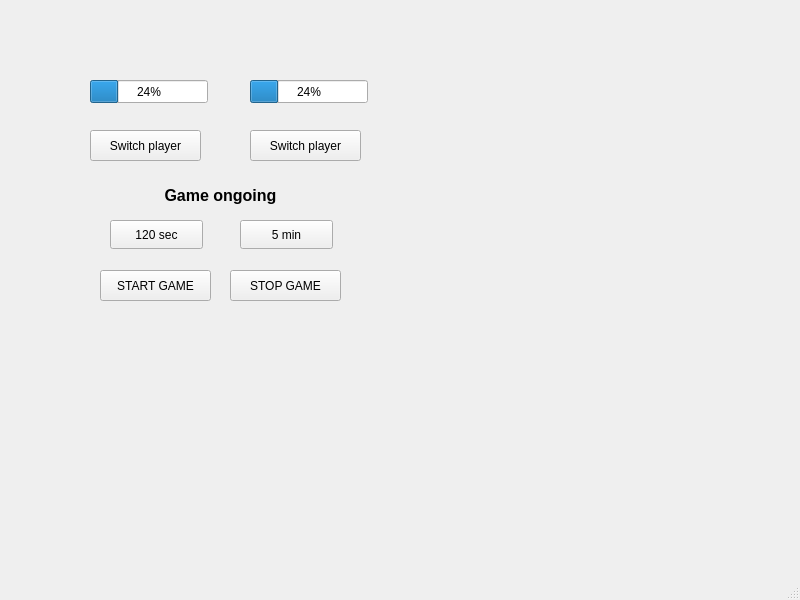
<?xml version="1.0" encoding="UTF-8"?>
<ui version="4.0">
 <class>MainWindow</class>
 <widget class="QMainWindow" name="MainWindow">
  <property name="geometry">
   <rect>
    <x>0</x>
    <y>0</y>
    <width>800</width>
    <height>600</height>
   </rect>
  </property>
  <property name="windowTitle">
   <string>MainWindow</string>
  </property>
  <widget class="QWidget" name="centralwidget">
   <widget class="QPushButton" name="sec120">
    <property name="geometry">
     <rect>
      <x>110</x>
      <y>220</y>
      <width>93</width>
      <height>29</height>
     </rect>
    </property>
    <property name="text">
     <string>120 sec</string>
    </property>
   </widget>
   <widget class="QPushButton" name="min5">
    <property name="geometry">
     <rect>
      <x>240</x>
      <y>220</y>
      <width>93</width>
      <height>29</height>
     </rect>
    </property>
    <property name="text">
     <string>5 min</string>
    </property>
   </widget>
   <widget class="QLabel" name="label">
    <property name="geometry">
     <rect>
      <x>110</x>
      <y>180</y>
      <width>221</width>
      <height>31</height>
     </rect>
    </property>
    <property name="font">
     <font>
      <pointsize>12</pointsize>
      <bold>true</bold>
     </font>
    </property>
    <property name="text">
     <string>Game ongoing</string>
    </property>
    <property name="alignment">
     <set>Qt::AlignmentFlag::AlignCenter</set>
    </property>
   </widget>
   <widget class="QPushButton" name="startGame">
    <property name="geometry">
     <rect>
      <x>100</x>
      <y>270</y>
      <width>111</width>
      <height>31</height>
     </rect>
    </property>
    <property name="text">
     <string>START GAME</string>
    </property>
   </widget>
   <widget class="QPushButton" name="stopGame">
    <property name="geometry">
     <rect>
      <x>230</x>
      <y>270</y>
      <width>111</width>
      <height>31</height>
     </rect>
    </property>
    <property name="text">
     <string>STOP GAME</string>
    </property>
   </widget>
   <widget class="QPushButton" name="switch1">
    <property name="geometry">
     <rect>
      <x>90</x>
      <y>130</y>
      <width>111</width>
      <height>31</height>
     </rect>
    </property>
    <property name="text">
     <string>Switch player</string>
    </property>
   </widget>
   <widget class="QPushButton" name="switch2">
    <property name="geometry">
     <rect>
      <x>250</x>
      <y>130</y>
      <width>111</width>
      <height>31</height>
     </rect>
    </property>
    <property name="text">
     <string>Switch player</string>
    </property>
   </widget>
   <widget class="QProgressBar" name="time1">
    <property name="geometry">
     <rect>
      <x>90</x>
      <y>80</y>
      <width>118</width>
      <height>23</height>
     </rect>
    </property>
    <property name="value">
     <number>24</number>
    </property>
   </widget>
   <widget class="QProgressBar" name="time2">
    <property name="geometry">
     <rect>
      <x>250</x>
      <y>80</y>
      <width>118</width>
      <height>23</height>
     </rect>
    </property>
    <property name="value">
     <number>24</number>
    </property>
   </widget>
  </widget>
  <widget class="QMenuBar" name="menubar">
   <property name="geometry">
    <rect>
     <x>0</x>
     <y>0</y>
     <width>800</width>
     <height>26</height>
    </rect>
   </property>
  </widget>
  <widget class="QStatusBar" name="statusbar"/>
 </widget>
 <resources/>
 <connections/>
</ui>
